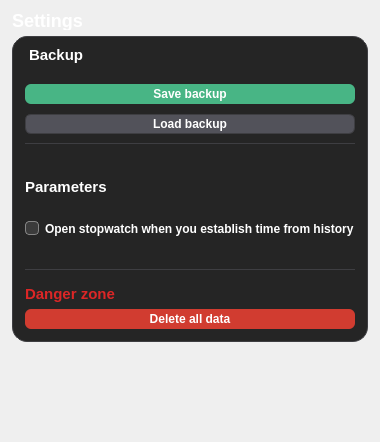
             <widget class="QWidget" name="settings_page">
              <layout class="QGridLayout" name="gridLayout_18">
               <property name="leftMargin">
                <number>0</number>
               </property>
               <property name="topMargin">
                <number>0</number>
               </property>
               <property name="rightMargin">
                <number>0</number>
               </property>
               <property name="bottomMargin">
                <number>0</number>
               </property>
               <item row="0" column="0">
                <layout class="QGridLayout" name="settings_grid">
                 <property name="leftMargin">
                  <number>12</number>
                 </property>
                 <property name="topMargin">
                  <number>10</number>
                 </property>
                 <property name="rightMargin">
                  <number>12</number>
                 </property>
                 <property name="bottomMargin">
                  <number>60</number>
                 </property>
                 <item row="0" column="0">
                  <widget class="QLabel" name="settings_title_label">
                   <property name="sizePolicy">
                    <sizepolicy hsizetype="Preferred" vsizetype="Maximum">
                     <horstretch>0</horstretch>
                     <verstretch>0</verstretch>
                    </sizepolicy>
                   </property>
                   <property name="minimumSize">
                    <size>
                     <width>0</width>
                     <height>20</height>
                    </size>
                   </property>
                   <property name="maximumSize">
                    <size>
                     <width>16777215</width>
                     <height>20</height>
                    </size>
                   </property>
                   <property name="styleSheet">
                    <string notr="true">color: white;
font-size: 18px;
font-weight: 700;</string>
                   </property>
                   <property name="text">
                    <string>Settings</string>
                   </property>
                  </widget>
                 </item>
                 <item row="2" column="0">
                  <widget class="QFrame" name="settings_frame">
                   <property name="sizePolicy">
                    <sizepolicy hsizetype="Preferred" vsizetype="Maximum">
                     <horstretch>0</horstretch>
                     <verstretch>0</verstretch>
                    </sizepolicy>
                   </property>
                   <property name="styleSheet">
                    <string notr="true">QFrame {
	background-color: #252525;
	border: 1px solid #3e3e42;
	border-radius: 15%;
}</string>
                   </property>
                   <property name="frameShape">
                    <enum>QFrame::StyledPanel</enum>
                   </property>
                   <property name="frameShadow">
                    <enum>QFrame::Raised</enum>
                   </property>
                   <layout class="QVBoxLayout" name="verticalLayout" stretch="1,2,1">
                    <property name="leftMargin">
                     <number>12</number>
                    </property>
                    <property name="topMargin">
                     <number>0</number>
                    </property>
                    <property name="rightMargin">
                     <number>12</number>
                    </property>
                    <property name="bottomMargin">
                     <number>0</number>
                    </property>
                    <item>
                     <widget class="QFrame" name="backup_frame">
                      <property name="sizePolicy">
                       <sizepolicy hsizetype="Preferred" vsizetype="Fixed">
                        <horstretch>0</horstretch>
                        <verstretch>0</verstretch>
                       </sizepolicy>
                      </property>
                      <property name="minimumSize">
                       <size>
                        <width>0</width>
                        <height>100</height>
                       </size>
                      </property>
                      <property name="styleSheet">
                       <string notr="true">border: none;</string>
                      </property>
                      <property name="frameShape">
                       <enum>QFrame::StyledPanel</enum>
                      </property>
                      <property name="frameShadow">
                       <enum>QFrame::Raised</enum>
                      </property>
                      <layout class="QGridLayout" name="gridLayout_22">
                       <property name="leftMargin">
                        <number>0</number>
                       </property>
                       <property name="rightMargin">
                        <number>0</number>
                       </property>
                       <property name="bottomMargin">
                        <number>0</number>
                       </property>
                       <property name="horizontalSpacing">
                        <number>0</number>
                       </property>
                       <property name="verticalSpacing">
                        <number>10</number>
                       </property>
                       <item row="3" column="0">
                        <widget class="QPushButton" name="loadbackup_btn">
                         <property name="minimumSize">
                          <size>
                           <width>0</width>
                           <height>20</height>
                          </size>
                         </property>
                         <property name="maximumSize">
                          <size>
                           <width>16777215</width>
                           <height>20</height>
                          </size>
                         </property>
                         <property name="styleSheet">
                          <string notr="true">QPushButton {
	background-color: #52525a;
	border: 1px solid #3e3e42;
	border-radius: 6%;
	color: #fff;
	font-weight: 700;
	font-size: 12px;
}

QPushButton:hover {
	background-color: #3e3e42;
	border: 1px solid #52525a;
}

</string>
                         </property>
                         <property name="text">
                          <string>Load backup</string>
                         </property>
                         <property name="icon">
                          <iconset>
                           <normaloff>export-icons.png</normaloff>export-icons.png</iconset>
                         </property>
                         <property name="iconSize">
                          <size>
                           <width>14</width>
                           <height>14</height>
                          </size>
                         </property>
                        </widget>
                       </item>
                       <item row="2" column="0">
                        <widget class="QPushButton" name="savebackup_btn">
                         <property name="minimumSize">
                          <size>
                           <width>0</width>
                           <height>20</height>
                          </size>
                         </property>
                         <property name="maximumSize">
                          <size>
                           <width>16777215</width>
                           <height>20</height>
                          </size>
                         </property>
                         <property name="styleSheet">
                          <string notr="true">QPushButton {
	background-color: #48b585;
	border-radius: 6%;
	color: #fff;
	font-size: 12px;
	font-weight: 700;
}

QPushButton:hover {
	background-color: #38936c;
}

</string>
                         </property>
                         <property name="text">
                          <string>Save backup</string>
                         </property>
                         <property name="icon">
                          <iconset>
                           <normaloff>import-icon.png</normaloff>import-icon.png</iconset>
                         </property>
                         <property name="iconSize">
                          <size>
                           <width>15</width>
                           <height>15</height>
                          </size>
                         </property>
                        </widget>
                       </item>
                       <item row="1" column="0">
                        <widget class="QLabel" name="backup_title_label">
                         <property name="sizePolicy">
                          <sizepolicy hsizetype="Preferred" vsizetype="Fixed">
                           <horstretch>0</horstretch>
                           <verstretch>0</verstretch>
                          </sizepolicy>
                         </property>
                         <property name="minimumSize">
                          <size>
                           <width>0</width>
                           <height>27</height>
                          </size>
                         </property>
                         <property name="styleSheet">
                          <string notr="true">color: white;
font-size: 15px;
font-weight: 700;
border: none;
margin-bottom: 10%;
</string>
                         </property>
                         <property name="text">
                          <string>Backup</string>
                         </property>
                        </widget>
                       </item>
                      </layout>
                     </widget>
                    </item>
                    <item>
                     <widget class="QFrame" name="parameters_frame">
                      <property name="sizePolicy">
                       <sizepolicy hsizetype="Preferred" vsizetype="Maximum">
                        <horstretch>0</horstretch>
                        <verstretch>0</verstretch>
                       </sizepolicy>
                      </property>
                      <property name="minimumSize">
                       <size>
                        <width>0</width>
                        <height>120</height>
                       </size>
                      </property>
                      <property name="styleSheet">
                       <string notr="true">border: none;
border-radius: 0;
border-top: 1px solid #3e3e42;
</string>
                      </property>
                      <property name="frameShape">
                       <enum>QFrame::StyledPanel</enum>
                      </property>
                      <property name="frameShadow">
                       <enum>QFrame::Raised</enum>
                      </property>
                      <layout class="QGridLayout" name="gridLayout_23" columnstretch="0">
                       <property name="leftMargin">
                        <number>0</number>
                       </property>
                       <property name="rightMargin">
                        <number>0</number>
                       </property>
                       <property name="bottomMargin">
                        <number>8</number>
                       </property>
                       <property name="spacing">
                        <number>0</number>
                       </property>
                       <item row="2" column="0">
                        <widget class="QCheckBox" name="parameter_1_chechbox">
                         <property name="styleSheet">
                          <string notr="true">QCheckBox {
	border: none;
	background-color: none;
	color: #fff;
	font-size: 12px;
	font-weight: 700;
}
QCheckBox::indicator {
    width: 12px;
    height: 12px;
    border: 1px solid #858585;
    border-radius: 4%;
    background: #3b3b3b;
}
QCheckBox::indicator:checked {
    background-color: #48b585;
}
QCheckBox::indicator:hover {
    border-color: #acacac;
}</string>
                         </property>
                         <property name="text">
                          <string>Open stopwatch when you establish time from history</string>
                         </property>
                        </widget>
                       </item>
                       <item row="1" column="0">
                        <widget class="QLabel" name="parameters_title_label">
                         <property name="sizePolicy">
                          <sizepolicy hsizetype="Preferred" vsizetype="Maximum">
                           <horstretch>0</horstretch>
                           <verstretch>0</verstretch>
                          </sizepolicy>
                         </property>
                         <property name="minimumSize">
                          <size>
                           <width>0</width>
                           <height>30</height>
                          </size>
                         </property>
                         <property name="styleSheet">
                          <string notr="true">border: none;
color: white;
font-size: 15px;
font-weight: 700;</string>
                         </property>
                         <property name="text">
                          <string>Parameters</string>
                         </property>
                        </widget>
                       </item>
                      </layout>
                     </widget>
                    </item>
                    <item>
                     <widget class="QFrame" name="dangerzone_frame">
                      <property name="sizePolicy">
                       <sizepolicy hsizetype="Preferred" vsizetype="Maximum">
                        <horstretch>0</horstretch>
                        <verstretch>0</verstretch>
                       </sizepolicy>
                      </property>
                      <property name="styleSheet">
                       <string notr="true">border: none;
border-radius: 0;
border-top: 1px solid #3e3e42;</string>
                      </property>
                      <property name="frameShape">
                       <enum>QFrame::StyledPanel</enum>
                      </property>
                      <property name="frameShadow">
                       <enum>QFrame::Raised</enum>
                      </property>
                      <layout class="QGridLayout" name="gridLayout_24">
                       <property name="leftMargin">
                        <number>0</number>
                       </property>
                       <property name="rightMargin">
                        <number>0</number>
                       </property>
                       <property name="bottomMargin">
                        <number>12</number>
                       </property>
                       <property name="spacing">
                        <number>0</number>
                       </property>
                       <item row="0" column="0">
                        <widget class="QLabel" name="dangerzone_title_label">
                         <property name="sizePolicy">
                          <sizepolicy hsizetype="Preferred" vsizetype="Maximum">
                           <horstretch>0</horstretch>
                           <verstretch>0</verstretch>
                          </sizepolicy>
                         </property>
                         <property name="minimumSize">
                          <size>
                           <width>0</width>
                           <height>30</height>
                          </size>
                         </property>
                         <property name="styleSheet">
                          <string notr="true">border: none;
font-size: 15px;
font-weight: 700;
color: #DC2626;</string>
                         </property>
                         <property name="text">
                          <string>Danger zone</string>
                         </property>
                        </widget>
                       </item>
                       <item row="1" column="0">
                        <widget class="QPushButton" name="dangerzone_deleteall_btn">
                         <property name="sizePolicy">
                          <sizepolicy hsizetype="Minimum" vsizetype="Fixed">
                           <horstretch>0</horstretch>
                           <verstretch>0</verstretch>
                          </sizepolicy>
                         </property>
                         <property name="minimumSize">
                          <size>
                           <width>0</width>
                           <height>20</height>
                          </size>
                         </property>
                         <property name="maximumSize">
                          <size>
                           <width>16777215</width>
                           <height>20</height>
                          </size>
                         </property>
                         <property name="styleSheet">
                          <string notr="true">QPushButton {
	border: none;
	background-color: #d13c30;
	border-radius: 6%;
	color: #fff;
	font-weight: 700;
	font-size: 12px;
}

QPushButton:hover {
	background-color: #af3025;
}

</string>
                         </property>
                         <property name="text">
                          <string>Delete all data</string>
                         </property>
                         <property name="icon">
                          <iconset>
                           <normaloff>delete-icon.png</normaloff>delete-icon.png</iconset>
                         </property>
                         <property name="iconSize">
                          <size>
                           <width>14</width>
                           <height>14</height>
                          </size>
                         </property>
                        </widget>
                       </item>
                      </layout>
                     </widget>
                    </item>
                   </layout>
                  </widget>
                 </item>
                 <item row="3" column="0">
                  <spacer name="settings_verticalspacer">
                   <property name="orientation">
                    <enum>Qt::Vertical</enum>
                   </property>
                   <property name="sizeHint" stdset="0">
                    <size>
                     <width>20</width>
                     <height>40</height>
                    </size>
                   </property>
                  </spacer>
                 </item>
                </layout>
               </item>
              </layout>
             </widget>
